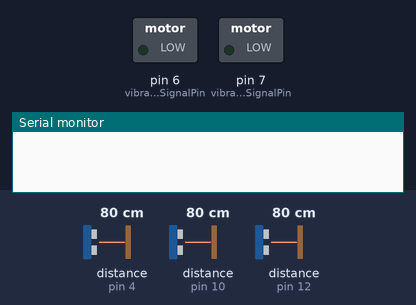
A sketch run on a simulated Arduino Uno, built with avr-gcc and run on an emulated ATmega328P. On the bench: switched loads named in the sketch (green lamp = pin HIGH), the last lines printed to the serial monitor. Wiring (inferred from the names in the program): 3 × ultrasonic range finder: trigger pin 3, echo pin 4 / trigger pin 9, echo pin 10 / trigger pin 11, echo pin 12. Inputs (shaded band) come from the test bench; at power-on: distance to the obstacle (sensors on pin 4, pin 10, pin 12) 80 cm. The echo pulse lasts 58.3 µs per cm; pins used as bus, display or sensor lines are not drawn.

Above: at 1.2 s.
1.3 s: distance to the obstacle (sensor on pin 4) set to 66 cm
2.8 s: distance to the obstacle (sensor on pin 4) set to 58 cm
At 4.0 s:
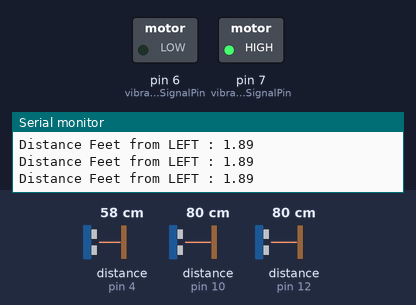
4.3 s: distance to the obstacle (sensor on pin 10) set to 2 cm
At 5.2 s:
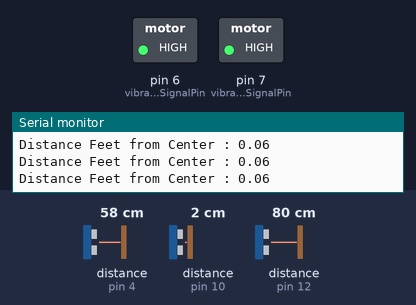
5.8 s: distance to the obstacle (sensor on pin 10) set to 120 cm
At 7.0 s:
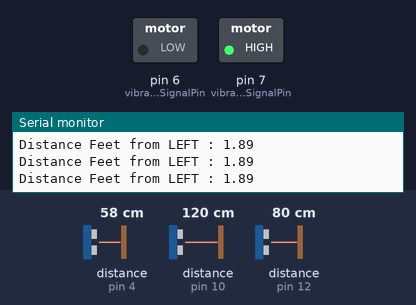
8.8 s: distance to the obstacle (sensor on pin 12) set to 67 cm
11.8 s: distance to the obstacle (sensor on pin 12) set to 57 cm
At 12.5 s:
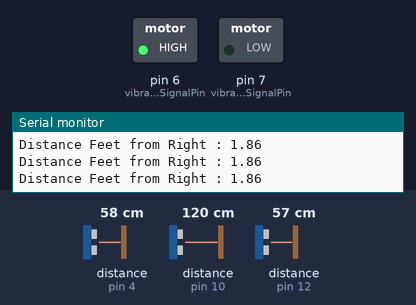
Timing chart, 0 to 14.3 s (numbered marks = the images above; inputs shaded):
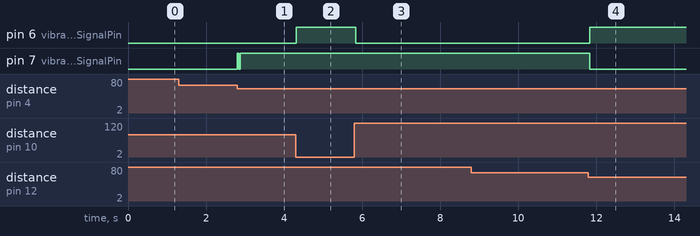

Measured:
- the behaviour switches between 62 and 61 cm on distance to the obstacle (sensor on pin 4) (found by bisection; images 0 and 1)
- the behaviour switches between 62 and 61 cm on distance to the obstacle (sensor on pin 12) (found by bisection; images 3 and 4)
- after the input at 1.3 s, every drawn part: stays the same
- after the input at 2.8 s, pin 7 (vibrationMotorLeftSignalPin): LOW → HIGH at once, → LOW 0.03 s later, → HIGH 0.04 s later
- after the input at 4.3 s, pin 6 (vibrationMotorRightSignalPin): LOW → HIGH at once
- after the input at 5.8 s, pin 6 (vibrationMotorRightSignalPin): HIGH → LOW at once
- after the input at 11.8 s, pin 6 (vibrationMotorRightSignalPin): LOW → HIGH at once; pin 7 (vibrationMotorLeftSignalPin): HIGH → LOW at once

The sketch:

ThreeUltraSonicAndTwoVibration.ino
```cpp
// defines pins numbers
const int vibrationMotorLeftSignalPin = 7;
const int vibrationMotorRightSignalPin = 6;
const int ultraSonicCenterTrigPin = 9;
const int ultraSonicCenterEchoPin = 10;
const int ultraSonicRightTrigPin = 11;
const int ultraSonicRightEchoPin = 12;
const int ultraSonicLeftTrigPin = 3;
const int ultraSonicLeftEchoPin = 4;

// defines variables
long durationForCenter, durationForRight, durationForLeft;
float distanceFromCenter, distanceFromRight, distanceFromLeft;

void setup() {
  pinMode(ultraSonicCenterTrigPin, OUTPUT); // Sets the ultraSonicCenterTrigPin as an Output
  pinMode(ultraSonicCenterEchoPin, INPUT); // Sets the ultraSonicCenterEchoPin as an Input
  pinMode(ultraSonicRightTrigPin, OUTPUT); // Sets the ultraSonicRightTrigPin as an Output
  pinMode(ultraSonicRightEchoPin, INPUT); // Sets the ultraSonicRightEchoPin as an Input
  pinMode(ultraSonicLeftTrigPin, OUTPUT); // Sets the ultraSonicLeftTrigPin as an Output
  pinMode(ultraSonicLeftEchoPin, INPUT); // Sets the ultraSonicLeftEchoPin as an Input
  pinMode(vibrationMotorLeftSignalPin, OUTPUT); // Sets the vibrationMotorLeftSignalPin as an Output
  pinMode(vibrationMotorRightSignalPin, OUTPUT); // Sets the vibrationMotorRightSignalPin as an Output
  Serial.begin(9600); // Starts the serial communication
}

void loop(){

  distanceFromCenter = getDistanceFromCenterUltrasonicSensor();
  distanceFromRight = getDistanceFromRightUltrasonicSensor();
  distanceFromLeft = getDistanceFromLeftUltrasonicSensor();

  //------- Clear Vibration Motor -------
  // Clears the vibrationMotorLeftSignalPin
  digitalWrite(vibrationMotorLeftSignalPin, LOW);

  // Clears the vibrationMotorRightSignalPin
  digitalWrite(vibrationMotorRightSignalPin, LOW);

  if (distanceFromCenter < 2.00) {
    digitalWrite(vibrationMotorRightSignalPin, HIGH);
    digitalWrite(vibrationMotorLeftSignalPin, HIGH);
    // Prints the distance on the Serial Monitor
    Serial.print("Distance Feet from Center : ");
    Serial.println(distanceFromCenter);
  } else if (distanceFromRight < 2.00) {
    digitalWrite(vibrationMotorRightSignalPin, HIGH);
    digitalWrite(vibrationMotorLeftSignalPin, LOW);
    // Prints the distance on the Serial Monitor
    Serial.print("Distance Feet from Right : ");
    Serial.println(distanceFromRight);
  } else if (distanceFromLeft < 2.00) {
    digitalWrite(vibrationMotorRightSignalPin, LOW);
    digitalWrite(vibrationMotorLeftSignalPin, HIGH);
    // Prints the distance on the Serial Monitor
    Serial.print("Distance Feet from LEFT : ");
    Serial.println(distanceFromLeft);
  }
}

float getDistanceFromCenterUltrasonicSensor(){
  // Clears the ultraSonicCenterTrigPin
  digitalWrite(ultraSonicCenterTrigPin, LOW);
  delayMicroseconds(2);
  // Sets the ultraSonicCenterTrigPin on HIGH state for 10 micro seconds
  digitalWrite(ultraSonicCenterTrigPin, HIGH);
  delayMicroseconds(10);
  digitalWrite(ultraSonicCenterTrigPin, LOW);
  // Reads the ultraSonicCenterEchoPin, returns the sound wave travel time in microseconds
  durationForCenter = pulseIn(ultraSonicCenterEchoPin, HIGH);
  // Calculating the distance in feet
  return durationForCenter * 0.00112533/2;
}

float getDistanceFromRightUltrasonicSensor(){
  // Clears the ultraSonicRightTrigPin
  digitalWrite(ultraSonicRightTrigPin, LOW);
  delayMicroseconds(2);
  // Sets the ultraSonicRightTrigPin on HIGH state for 10 micro seconds
  digitalWrite(ultraSonicRightTrigPin, HIGH);
  delayMicroseconds(10);
  digitalWrite(ultraSonicRightTrigPin, LOW);
  // Reads the ultraSonicRightEchoPin, returns the sound wave travel time in microseconds
  durationForRight = pulseIn(ultraSonicRightEchoPin, HIGH);
  // Calculating the distance in feet
  return durationForRight * 0.00112533/2;
}

float getDistanceFromLeftUltrasonicSensor(){
  // Clears the ultraSonicLeftTrigPin
  digitalWrite(ultraSonicLeftTrigPin, LOW);
  delayMicroseconds(2);
  // Sets the ultraSonicLeftTrigPin on HIGH state for 10 micro seconds
  digitalWrite(ultraSonicLeftTrigPin, HIGH);
  delayMicroseconds(10);
  digitalWrite(ultraSonicLeftTrigPin, LOW);
  // Reads the ultraSonicLeftEchoPin, returns the sound wave travel time in microseconds
  durationForLeft = pulseIn(ultraSonicLeftEchoPin, HIGH);
  // Calculating the distance in feet
  return durationForLeft * 0.00112533/2;
}
```
